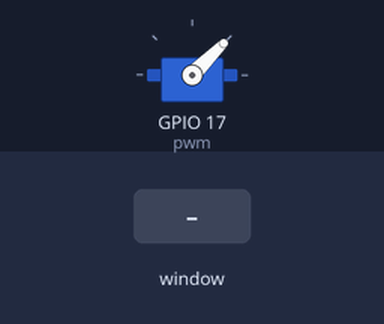
Recording of a program running on a simulated Raspberry Pi (BCM pin numbers). On the bench: servo. The test bench sets the inputs (shaded band). The desktop window is not drawn, its controls go by their first labels and the mouse button is held 0.15 s; servo angles are drawn from the pulse width (0.5 ms = 0°, 2.5 ms = 180°).

Above: at 1.2 s.
1.3 s: slider 1 in the window set to 30
At 1.6 s:
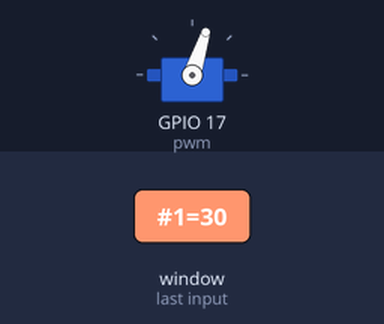
2.8 s: slider 1 in the window set to 60
At 4.0 s:
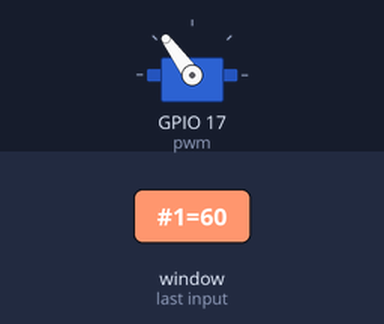
4.3 s: slider 1 in the window set to 0
At 5.1 s:
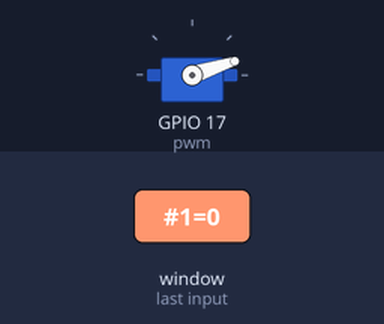
5.8 s: slider 1 in the window set to 15
At 6.2 s:
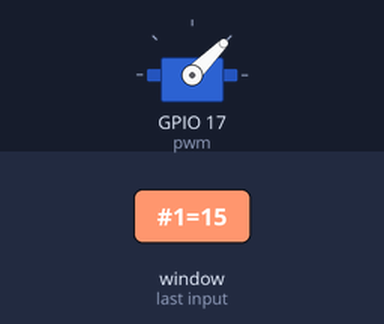
Timing chart, 0 to 8.3 s (numbered marks = the images above; inputs shaded):
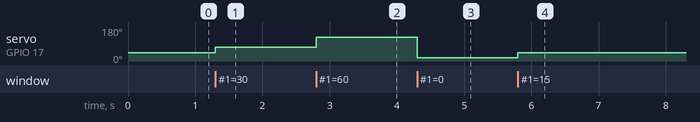

The program:

servotkn11.py
```python
from tkinter import *
import RPi.GPIO as GPIO
import time

GPIO.setmode(GPIO.BCM)
GPIO.setwarnings(False)
GPIO.setup(17, GPIO.OUT)
pwm = GPIO.PWM(17, 50)
pwm.start(5)

class App:

    def __init__(self, master):
        frame = Frame(master)
        frame.pack()
        scale = Scale(frame, from_=0, to=60,
              orient=HORIZONTAL, command=self.update)
        scale.grid(row=0)

    def update(self, angle):
        duty = float(angle) / 10.0 + 3.5
        pwm.ChangeDutyCycle(duty)

root = Tk()
root.wm_title('Servo Control')
app = App(root)
root.geometry("200x50+0+0")
root.mainloop()
```

Measured:
- after the input at 1.3 s, servo on GPIO 17 (pwm): 45° → 72° at once
- after the input at 2.8 s, servo on GPIO 17 (pwm): 72° → 126° at once
- after the input at 4.3 s, servo on GPIO 17 (pwm): 126° → 18° at once
- after the input at 5.8 s, servo on GPIO 17 (pwm): 18° → 45° at once
